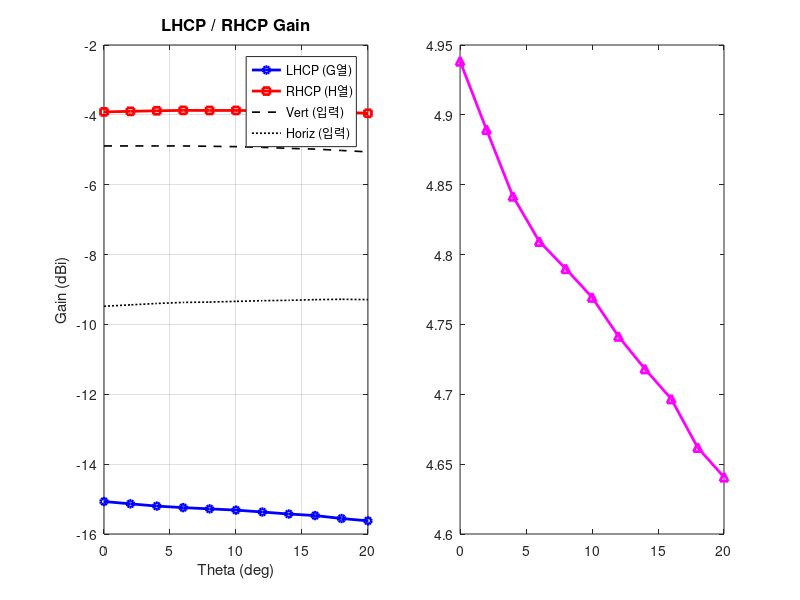

Reproduce this figure in MATLAB. (Note: this script raises an error after producing the figure.)
%% Project 2: CP 안테나 측정데이터를 사용한 성능 추출
%  이론: 강의노트 6 (CP Antenna Measurement)
%
%  입력 데이터 (A~F 열):
%    A: Theta [deg]
%    B: Phi   [deg]
%    C: Vert  Gain  (E_V 성분, 수직 편광) [dBi]
%    D: Vert  Phase (E_V 성분) [deg]
%    E: Horiz Gain  (E_H 성분, 수평 편광) [dBi]
%    F: Horiz Phase (E_H 성분) [deg]
%
%  계산 목표 (G~I 열):
%    G: LHCP Gain [dBi]
%    H: RHCP Gain [dBi]
%    I: Axial Ratio [dB]

clear; clc;

%% ===== 데이터 입력 =====
% 형식: [Theta, Phi, Gv(dBi), Pv(deg), Gh(dBi), Ph(deg)]
% 아래에 실제 측정 데이터 입력 (슬라이드 표의 값)
data = [
     0,  0,  -4.89, 359.48,  -9.48, 258.05;
     2,  0,  -4.89, 359.64,  -9.44, 258.40;
     4,  0,  -4.89, 359.54,  -9.40, 258.47;
     6,  0,  -4.89, 359.42,  -9.37, 258.42;
     8,  0,  -4.90, 359.35,  -9.36, 258.36;
    10,  0,  -4.91, 359.33,  -9.34, 258.21;
    12,  0,  -4.93, 359.26,  -9.32, 257.98;
    14,  0,  -4.96, 359.11,  -9.31, 257.60;
    16,  0,  -4.98, 359.02,  -9.29, 257.26;
    18,  0,  -5.02, 359.03,  -9.28, 257.09;
    20,  0,  -5.06, 358.86,  -9.29, 256.82;
    % 데이터가 더 있으면 여기에 추가
];

Theta   = data(:,1);
Phi     = data(:,2);
Gv_dBi  = data(:,3);   % Vert Gain [dBi]
Pv_deg  = data(:,4);   % Vert Phase [deg]
Gh_dBi  = data(:,5);   % Horiz Gain [dBi]
Ph_deg  = data(:,6);   % Horiz Phase [deg]

N = size(data, 1);
fprintf('데이터 로드 완료: %d개 포인트\n', N);

%% ===== 이론 설명 =====
%
%  CP 분해 공식 (강의노트 6, Ludwig 3rd definition 기반):
%
%  수직/수평 선형 편광 성분을 복소 페이저(complex phasor)로 표현:
%    E_V = |E_V| * exp(j * phi_V)    |E_V| = 10^(Gv/20)  [field amplitude]
%    E_H = |E_H| * exp(j * phi_H)    |E_H| = 10^(Gh/20)
%
%  LHCP / RHCP 성분 분해 (강의노트 6, p.45 수식 기준):
%    rho_RHCP = (v_hat + j*h_hat) / sqrt(2)  →  E_RHCP = (E_V + j * E_H) / sqrt(2)
%    rho_LHCP = (v_hat - j*h_hat) / sqrt(2)  →  E_LHCP = (E_V - j * E_H) / sqrt(2)
%
%  |E_RHCP|^2 전개:
%    = (|E_V|^2 + |E_H|^2 - 2|E_V||E_H| * sin(phi_H - phi_V)) / 2
%
%  |E_LHCP|^2 전개:
%    = (|E_V|^2 + |E_H|^2 + 2|E_V||E_H| * sin(phi_H - phi_V)) / 2
%
%  이득 변환:
%    G_LHCP [dBi] = 10 * log10(|E_LHCP|^2)
%    G_RHCP [dBi] = 10 * log10(|E_RHCP|^2)
%
%  축비 (Axial Ratio):
%    AR_linear = (|E_LHCP| + |E_RHCP|) / | |E_LHCP| - |E_RHCP| |
%    AR [dB]   = 20 * log10(AR_linear)
%    (완벽한 CP: AR = 0 dB / 선형 편광: AR → ∞ dB)

%% ===== Step 1: 선형 이득 및 위상 변환 =====
% 전계 진폭 (field amplitude): |E| = 10^(G_dBi / 20)
%   (전력 이득 G_lin = |E|^2 = 10^(G_dBi/10) 이므로 |E| = 10^(G_dBi/20))
Ev_amp = 10.^(Gv_dBi / 20);   % |E_V| (field amplitude)
Eh_amp = 10.^(Gh_dBi / 20);   % |E_H| (field amplitude)

% 위상을 라디안으로 변환
Pv_rad = deg2rad(Pv_deg);
Ph_rad = deg2rad(Ph_deg);

%% ===== Step 2: 복소 페이저 구성 =====
E_V = Ev_amp .* exp(1j * Pv_rad);   % E_V 복소 페이저
E_H = Eh_amp .* exp(1j * Ph_rad);   % E_H 복소 페이저

%% ===== Step 3: LHCP / RHCP 분해 =====
E_RHCP = (E_V + 1j * E_H) / sqrt(2);   % rho_RHCP = (v + jh)/sqrt(2)
E_LHCP = (E_V - 1j * E_H) / sqrt(2);   % rho_LHCP = (v - jh)/sqrt(2)

% 전력 (|E|^2)
P_LHCP = abs(E_LHCP).^2;
P_RHCP = abs(E_RHCP).^2;

% dBi 변환
G_LHCP_dBi = 10 * log10(P_LHCP);   % 열 G
G_RHCP_dBi = 10 * log10(P_RHCP);   % 열 H

%% ===== Step 4: 축비(Axial Ratio) 계산 =====
% 전계 진폭 (CP 성분)
E_L_amp = abs(E_LHCP);   % |E_LHCP|
E_R_amp = abs(E_RHCP);   % |E_RHCP|

% AR = (|E_L| + |E_R|) / | |E_L| - |E_R| |
AR_linear = (E_L_amp + E_R_amp) ./ abs(E_L_amp - E_R_amp);
AR_dB = 20 * log10(AR_linear);    % 열 I

%% ===== 결과 출력 =====
fprintf('\n========== Project 2 계산 결과 ==========\n');
fprintf('%-6s %-5s | %-8s %-8s | %-10s %-10s | %-10s\n', ...
    'Theta', 'Phi', 'Gv(dBi)', 'Gh(dBi)', 'LHCP(dBi)', 'RHCP(dBi)', 'AR(dB)');
fprintf('%s\n', repmat('-', 1, 75));

for i = 1:N
    fprintf('%-6.0f %-5.0f | %-8.2f %-8.2f | %-10.2f %-10.2f | %-10.2f\n', ...
        Theta(i), Phi(i), Gv_dBi(i), Gh_dBi(i), ...
        G_LHCP_dBi(i), G_RHCP_dBi(i), AR_dB(i));
end

%% ===== 검증: 전력 보존 확인 =====
% LHCP + RHCP 전력 = 전체 전력 이어야 함
fprintf('\n===== 검증: 전력 보존 (LHCP + RHCP = Vtotal + Htotal) =====\n');
P_total_input = 10.^(Gv_dBi/10) + 10.^(Gh_dBi/10);
P_total_output = P_LHCP + P_RHCP;
fprintf('최대 오차: %.2e (거의 0이면 정상)\n', max(abs(P_total_input - P_total_output)));

%% ===== 시각화 =====
figure('Name', 'Project2 - CP Performance', 'Position', [50 50 1100 500]);

% --- subplot 1: LHCP / RHCP 이득 ---
subplot(1, 2, 1);
plot(Theta, G_LHCP_dBi, 'b-o', 'LineWidth', 2, 'MarkerSize', 5); hold on;
plot(Theta, G_RHCP_dBi, 'r-s', 'LineWidth', 2, 'MarkerSize', 5);
plot(Theta, Gv_dBi, 'k--', 'LineWidth', 1.2);
plot(Theta, Gh_dBi, 'k:', 'LineWidth', 1.2);
grid on;
xlabel('Theta (deg)', 'FontSize', 11);
ylabel('Gain (dBi)', 'FontSize', 11);
title('LHCP / RHCP Gain', 'FontSize', 12);
legend('LHCP (G열)', 'RHCP (H열)', 'Vert (입력)', 'Horiz (입력)', 'Location', 'best');
xlim([min(Theta) max(Theta)]);

% --- subplot 2: 축비 ---
subplot(1, 2, 2);
plot(Theta, AR_dB, 'm-^', 'LineWidth', 2, 'MarkerSize', 6);
hold on;
yline(3, 'k--', '3 dB 기준선', 'LineWidth', 1.5, 'LabelHorizontalAlignment', 'left');
grid on;
xlabel('Theta (deg)', 'FontSize', 11);
ylabel('Axial Ratio (dB)', 'FontSize', 11);
title('축비 (Axial Ratio)', 'FontSize', 12);
legend('AR (I열)', 'Location', 'best');
xlim([min(Theta) max(Theta)]);

sgtitle('Project 2: CP 안테나 성능 추출 결과', 'FontSize', 13);

%% ===== Excel 출력 (선택) =====
% 결과를 Excel로 저장하려면 아래 주석 해제
% result_table = table(Theta, Phi, Gv_dBi, Pv_deg, Gh_dBi, Ph_deg, ...
%     G_LHCP_dBi, G_RHCP_dBi, AR_dB, ...
%     'VariableNames', {'Theta','Phi','Gv_dBi','Pv_deg','Gh_dBi','Ph_deg', ...
%                       'LHCP_dBi','RHCP_dBi','AR_dB'});
% writetable(result_table, 'Project2_result.xlsx');
% fprintf('Excel 저장 완료: Project2_result.xlsx\n');
